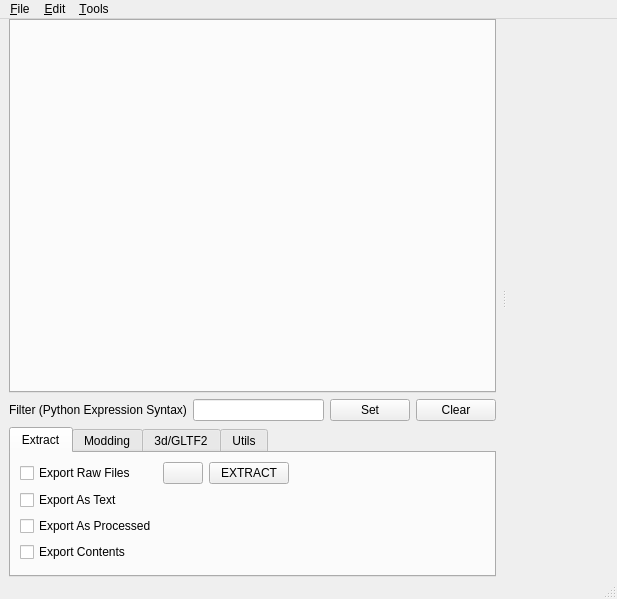
<?xml version="1.0" encoding="UTF-8"?>
<ui version="4.0">
 <class>MainWindow</class>
 <widget class="QMainWindow" name="MainWindow">
  <property name="geometry">
   <rect>
    <x>0</x>
    <y>0</y>
    <width>617</width>
    <height>599</height>
   </rect>
  </property>
  <property name="windowTitle">
   <string>MainWindow</string>
  </property>
  <widget class="QWidget" name="centralwidget">
   <layout class="QVBoxLayout" name="verticalLayout_2">
    <property name="spacing">
     <number>0</number>
    </property>
    <property name="topMargin">
     <number>0</number>
    </property>
    <property name="rightMargin">
     <number>0</number>
    </property>
    <property name="bottomMargin">
     <number>0</number>
    </property>
    <item>
     <widget class="QSplitter" name="splitter">
      <property name="orientation">
       <enum>Qt::Horizontal</enum>
      </property>
      <property name="handleWidth">
       <number>16</number>
      </property>
      <property name="childrenCollapsible">
       <bool>false</bool>
      </property>
      <widget class="QWidget" name="layoutWidget">
       <layout class="QVBoxLayout" name="verticalLayout" stretch="1,0,0">
        <item>
         <widget class="QTabWidget" name="tabs_nodes">
          <property name="currentIndex">
           <number>-1</number>
          </property>
          <property name="tabsClosable">
           <bool>true</bool>
          </property>
         </widget>
        </item>
        <item>
         <layout class="QHBoxLayout" name="horizontalLayout_4">
          <item>
           <widget class="QLabel" name="filter_label">
            <property name="text">
             <string>Filter (Python Expression Syntax)</string>
            </property>
           </widget>
          </item>
          <item>
           <widget class="QLineEdit" name="filter_edit">
            <property name="text">
             <string/>
            </property>
           </widget>
          </item>
          <item>
           <widget class="QPushButton" name="filter_set_bt">
            <property name="text">
             <string>Set</string>
            </property>
           </widget>
          </item>
          <item>
           <widget class="QPushButton" name="filter_clear_bt">
            <property name="text">
             <string>Clear</string>
            </property>
           </widget>
          </item>
         </layout>
        </item>
        <item>
         <widget class="QTabWidget" name="tabs_control">
          <property name="currentIndex">
           <number>0</number>
          </property>
          <widget class="QWidget" name="tab_extract">
           <attribute name="title">
            <string>Extract</string>
           </attribute>
           <layout class="QGridLayout" name="gridLayout">
            <item row="6" column="0">
             <spacer name="verticalSpacer">
              <property name="orientation">
               <enum>Qt::Vertical</enum>
              </property>
              <property name="sizeHint" stdset="0">
               <size>
                <width>20</width>
                <height>0</height>
               </size>
              </property>
             </spacer>
            </item>
            <item row="0" column="2">
             <widget class="QPushButton" name="bt_extract">
              <property name="text">
               <string>EXTRACT</string>
              </property>
             </widget>
            </item>
            <item row="4" column="0">
             <widget class="QCheckBox" name="chkbx_export_processed_extract">
              <property name="text">
               <string>Export As Processed</string>
              </property>
             </widget>
            </item>
            <item row="0" column="3">
             <spacer name="horizontalSpacer">
              <property name="orientation">
               <enum>Qt::Horizontal</enum>
              </property>
              <property name="sizeHint" stdset="0">
               <size>
                <width>0</width>
                <height>0</height>
               </size>
              </property>
             </spacer>
            </item>
            <item row="5" column="0">
             <widget class="QCheckBox" name="chkbx_export_contents_extract">
              <property name="text">
               <string>Export Contents</string>
              </property>
             </widget>
            </item>
            <item row="0" column="0">
             <widget class="QCheckBox" name="chkbx_export_raw_extract">
              <property name="text">
               <string>Export Raw Files</string>
              </property>
             </widget>
            </item>
            <item row="1" column="0">
             <widget class="QCheckBox" name="chkbx_export_text_extract">
              <property name="text">
               <string>Export As Text</string>
              </property>
             </widget>
            </item>
            <item row="0" column="1">
             <widget class="QPushButton" name="bt_extract_folder_show">
              <property name="text">
               <string/>
              </property>
             </widget>
            </item>
           </layout>
          </widget>
          <widget class="QWidget" name="tab_modding">
           <attribute name="title">
            <string>Modding</string>
           </attribute>
           <layout class="QGridLayout" name="gridLayout_3">
            <item row="0" column="3">
             <spacer name="horizontalSpacer_2">
              <property name="orientation">
               <enum>Qt::Horizontal</enum>
              </property>
              <property name="sizeHint" stdset="0">
               <size>
                <width>0</width>
                <height>0</height>
               </size>
              </property>
             </spacer>
            </item>
            <item row="0" column="1">
             <widget class="QPushButton" name="bt_mod_folder_show">
              <property name="text">
               <string/>
              </property>
             </widget>
            </item>
            <item row="2" column="0">
             <widget class="QCheckBox" name="chkbx_export_contents_mods">
              <property name="text">
               <string>Export Contents</string>
              </property>
             </widget>
            </item>
            <item row="1" column="0">
             <widget class="QCheckBox" name="chkbx_export_processed_mods">
              <property name="text">
               <string>Export As Processed</string>
              </property>
             </widget>
            </item>
            <item row="0" column="0">
             <widget class="QCheckBox" name="chkbx_export_raw_mods">
              <property name="text">
               <string>Export Raw Files</string>
              </property>
             </widget>
            </item>
            <item row="4" column="0">
             <spacer name="verticalSpacer_3">
              <property name="orientation">
               <enum>Qt::Vertical</enum>
              </property>
              <property name="sizeHint" stdset="0">
               <size>
                <width>20</width>
                <height>0</height>
               </size>
              </property>
             </spacer>
            </item>
            <item row="0" column="2">
             <widget class="QPushButton" name="bt_mod_prep">
              <property name="text">
               <string>Extract For Modding</string>
              </property>
             </widget>
            </item>
            <item row="1" column="2">
             <widget class="QPushButton" name="bt_mod_build">
              <property name="text">
               <string>Build Modded Files</string>
              </property>
             </widget>
            </item>
            <item row="1" column="1">
             <widget class="QPushButton" name="bt_mod_build_folder_show">
              <property name="text">
               <string/>
              </property>
             </widget>
            </item>
            <item row="3" column="0">
             <widget class="QCheckBox" name="chkbx_mod_build_subset">
              <property name="text">
               <string>Build Subset</string>
              </property>
             </widget>
            </item>
           </layout>
          </widget>
          <widget class="QWidget" name="tab_3d_gltf2">
           <attribute name="title">
            <string>3d/GLTF2</string>
           </attribute>
           <layout class="QGridLayout" name="gridLayout_2">
            <item row="0" column="3">
             <spacer name="horizontalSpacer_3">
              <property name="orientation">
               <enum>Qt::Horizontal</enum>
              </property>
              <property name="sizeHint" stdset="0">
               <size>
                <width>0</width>
                <height>0</height>
               </size>
              </property>
             </spacer>
            </item>
            <item row="0" column="2">
             <widget class="QPushButton" name="bt_extract_gltf_3d">
              <property name="text">
               <string>EXPORT 3D/GLTF2</string>
              </property>
             </widget>
            </item>
            <item row="1" column="0">
             <widget class="QCheckBox" name="chkbx_export_3d_include_skeleton">
              <property name="text">
               <string>Include Skeleton</string>
              </property>
             </widget>
            </item>
            <item row="0" column="0">
             <widget class="QCheckBox" name="chkbx_export_save_to_one_dir">
              <property name="text">
               <string>Save To One Directory</string>
              </property>
             </widget>
            </item>
            <item row="0" column="1">
             <widget class="QPushButton" name="bt_extract_gltf_3d_folder_show">
              <property name="sizePolicy">
               <sizepolicy hsizetype="Minimum" vsizetype="Fixed">
                <horstretch>0</horstretch>
                <verstretch>0</verstretch>
               </sizepolicy>
              </property>
              <property name="text">
               <string/>
              </property>
             </widget>
            </item>
            <item row="3" column="0">
             <spacer name="verticalSpacer_2">
              <property name="orientation">
               <enum>Qt::Vertical</enum>
              </property>
              <property name="sizeHint" stdset="0">
               <size>
                <width>20</width>
                <height>0</height>
               </size>
              </property>
             </spacer>
            </item>
            <item row="2" column="0">
             <widget class="QLabel" name="lbl_texture_format">
              <property name="text">
               <string>Texture Format</string>
              </property>
             </widget>
            </item>
            <item row="2" column="2">
             <widget class="QComboBox" name="cmbbx_texture_format">
              <item>
               <property name="text">
                <string>dds</string>
               </property>
              </item>
              <item>
               <property name="text">
                <string>ddsc</string>
               </property>
              </item>
              <item>
               <property name="text">
                <string>png</string>
               </property>
              </item>
             </widget>
            </item>
           </layout>
          </widget>
          <widget class="QWidget" name="tab_utils">
           <attribute name="title">
            <string>Utils</string>
           </attribute>
           <layout class="QVBoxLayout" name="verticalLayout_3">
            <item>
             <layout class="QHBoxLayout" name="horizontalLayout_5" stretch="0,0,2">
              <item>
               <widget class="QLabel" name="vhash_to_vpath_label">
                <property name="text">
                 <string>VHash -&gt; VPath</string>
                </property>
               </widget>
              </item>
              <item>
               <widget class="QLineEdit" name="vhash_to_vpath_in_edit">
                <property name="text">
                 <string>0</string>
                </property>
               </widget>
              </item>
              <item>
               <widget class="QLineEdit" name="vhash_to_vpath_out_edit">
                <property name="readOnly">
                 <bool>true</bool>
                </property>
               </widget>
              </item>
             </layout>
            </item>
            <item>
             <spacer name="verticalSpacer_4">
              <property name="orientation">
               <enum>Qt::Vertical</enum>
              </property>
              <property name="sizeHint" stdset="0">
               <size>
                <width>20</width>
                <height>40</height>
               </size>
              </property>
             </spacer>
            </item>
           </layout>
          </widget>
         </widget>
        </item>
       </layout>
      </widget>
      <widget class="DataViewWidget" name="data_view" native="true"/>
     </widget>
    </item>
   </layout>
  </widget>
  <widget class="QMenuBar" name="menubar">
   <property name="geometry">
    <rect>
     <x>0</x>
     <y>0</y>
     <width>617</width>
     <height>24</height>
    </rect>
   </property>
   <widget class="QMenu" name="menu_File">
    <property name="title">
     <string>&amp;File</string>
    </property>
    <addaction name="action_project_new"/>
    <addaction name="action_project_open"/>
    <addaction name="action_file_gz_open"/>
    <addaction name="action_external_add"/>
    <addaction name="action_exit"/>
   </widget>
   <widget class="QMenu" name="menu_Edit">
    <property name="title">
     <string>&amp;Edit</string>
    </property>
   </widget>
   <widget class="QMenu" name="menu_Tools">
    <property name="title">
     <string>&amp;Tools</string>
    </property>
    <addaction name="action_make_web_map"/>
   </widget>
   <addaction name="menu_File"/>
   <addaction name="menu_Edit"/>
   <addaction name="menu_Tools"/>
  </widget>
  <widget class="QStatusBar" name="statusbar"/>
  <action name="action_project_new">
   <property name="text">
    <string>&amp;New Project...</string>
   </property>
  </action>
  <action name="action_project_open">
   <property name="text">
    <string>&amp;Open Project...</string>
   </property>
  </action>
  <action name="action_external_add">
   <property name="text">
    <string>&amp;Add External...</string>
   </property>
  </action>
  <action name="action_exit">
   <property name="text">
    <string>E&amp;xit</string>
   </property>
   <property name="shortcut">
    <string>Ctrl+Q</string>
   </property>
  </action>
  <action name="action_make_web_map">
   <property name="text">
    <string>Make &amp;Web Map...</string>
   </property>
  </action>
  <action name="action_file_gz_open">
   <property name="text">
    <string>Open GenZero File...</string>
   </property>
  </action>
 </widget>
 <customwidgets>
  <customwidget>
   <class>DataViewWidget</class>
   <extends>QWidget</extends>
   <header location="global">.dataviewwidget.h</header>
   <container>1</container>
  </customwidget>
 </customwidgets>
 <resources/>
 <connections/>
</ui>
